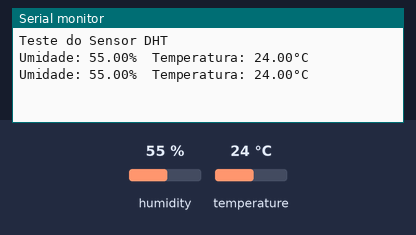
Recording of a sketch running on a simulated Arduino Uno, built with avr-gcc and run on an emulated ATmega328P. Parts: the last lines printed to the serial monitor. The inputs (shaded band) are chosen by the test bench; at power-on: humidity 55 %, temperature 24 °C.

Above: at 4.8 s.
4.9 s: humidity set to 22 %
At 7.3 s:
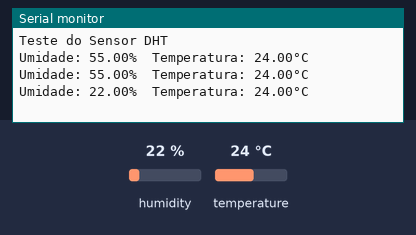
7.9 s: temperature set to 12 °C
At 8.5 s:
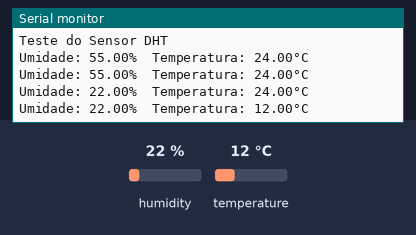
10.9 s: humidity set to 40 %
At 13.4 s:
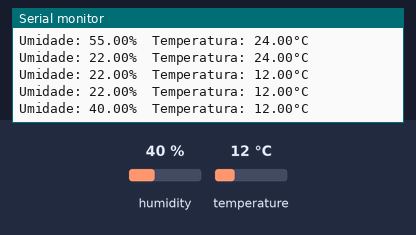
Timing chart, 0 to 14.9 s (numbered marks = the images above; inputs shaded):
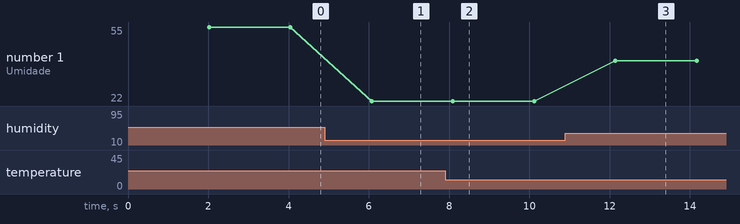

The sketch:

TemperaturaArHumidade.ino
```cpp
#include <DHT.h>

#define DHTPIN A1       // Pino digital conectado ao sensor
#define DHTTYPE DHT11  // Tipo do sensor (DHT11 ou DHT22)

DHT dht(DHTPIN, DHTTYPE);

void setup() {
  Serial.begin(9600);
  Serial.println("Teste do Sensor DHT");
  dht.begin();
}

void loop() {
  delay(2000);  // Intervalo entre leituras (DHT requer ~2s entre leituras)

  float umidade = dht.readHumidity();      // Lê a umidade (%)
  float temperatura = dht.readTemperature(); // Lê a temperatura em Celsius

  // Verifica se a leitura falhou
  if (isnan(umidade) || isnan(temperatura)) {
    Serial.println("Falha ao ler o sensor DHT!");
    return;
  }

  Serial.print("Umidade: ");
  Serial.print(umidade);
  Serial.print("%\t");
  Serial.print("Temperatura: ");
  Serial.print(temperatura);
  Serial.println("°C");
}
```

Measured:
- after the input at 4.9 s, the serial monitor: prints a new line after 1.2 s (image 1)
- after the input at 7.9 s, the serial monitor: prints a new line after 0.20 s (image 2)
- after the input at 10.9 s, the serial monitor: prints a new line after 1.2 s (image 3)
- plotted number 1: 55 → 22 after the input at 4.9 s, 22 → 40 after the input at 10.9 s
